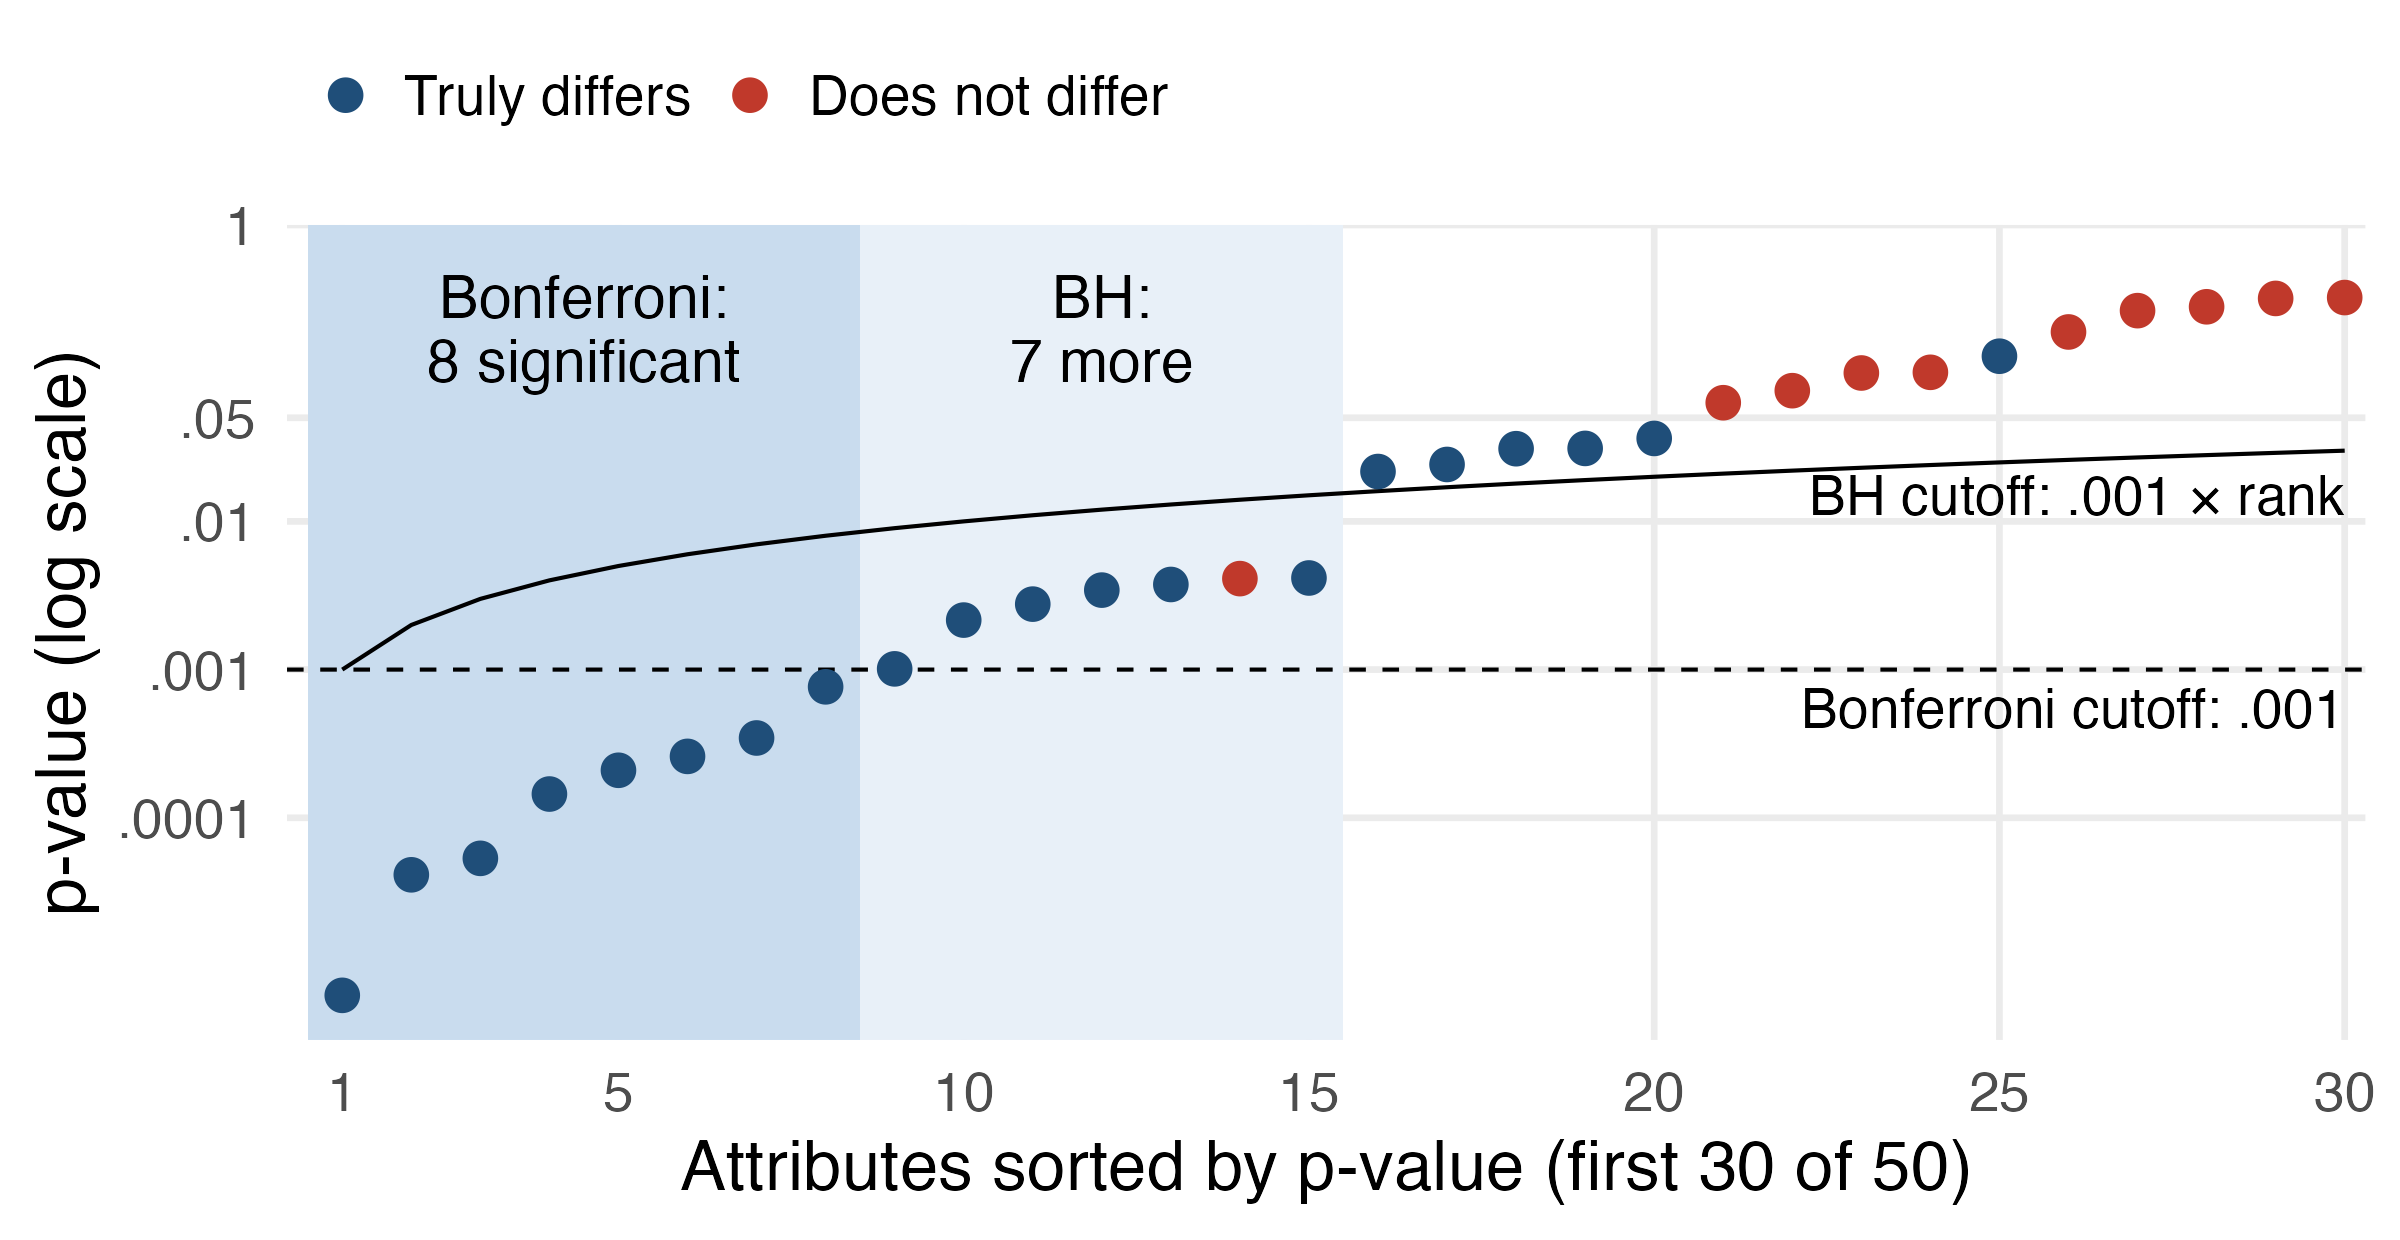

Generate this figure with R:
# One simulated dataset for the FWER vs FDR slides in Lecture 6.
#
# 50 review attributes tested for a difference between verified and unverified reviews.
# 20 truly differ (expected z of 3), 30 do not. The seed is one where both rules declare
# about their average number (Bonferroni 8, Benjamini-Hochberg 15).
#
# Run from this folder: Rscript fwer-fdr.R

library(ggplot2)

set.seed(155)
k <- 50; k1 <- 20; mu <- 3; alpha <- 0.05
z <- c(rnorm(k1, mu), rnorm(k - k1))
d <- data.frame(p = 2 * pnorm(-abs(z)),
                truth = c(rep("Truly differs", k1), rep("Does not differ", k - k1)))
d <- d[order(d$p), ]
d$rank <- seq_len(k)
d$bh_cut <- alpha * d$rank / k

n_bon <- sum(d$p < alpha / k)
n_bh <- max(which(d$p <= d$bh_cut))
cat(sprintf("Bonferroni declares %d significant (false: %d); BH declares %d (false: %d)\n",
            n_bon, sum(d$truth[1:n_bon] == "Does not differ"),
            n_bh, sum(d$truth[1:n_bh] == "Does not differ")))

show <- d[d$rank <= 30, ]
cols <- c("Truly differs" = "#1f4e79", "Does not differ" = "#c0392b")

p <- ggplot(show, aes(rank, p)) +
  annotate("rect", xmin = 0.5, xmax = n_bh + 0.5, ymin = min(show$p) / 2, ymax = 1,
           fill = "#e8f0f8") +
  annotate("rect", xmin = 0.5, xmax = n_bon + 0.5, ymin = min(show$p) / 2, ymax = 1,
           fill = "#c9dcee") +
  annotate("text", x = n_bon / 2 + 0.5, y = 0.2, label = "Bonferroni:\n8 significant",
           size = 7.5, lineheight = 0.9) +
  annotate("text", x = (n_bon + n_bh) / 2 + 0.5, y = 0.2, label = "BH:\n7 more",
           size = 7.5, lineheight = 0.9) +
  geom_hline(yintercept = alpha / k, linetype = "dashed", linewidth = 0.7) +
  geom_line(aes(y = bh_cut), linewidth = 0.7) +
  annotate("text", x = 30, y = alpha / k * 0.55, label = "Bonferroni cutoff: .001",
           hjust = 1, size = 7) +
  annotate("text", x = 30, y = alpha * 30 / k * 0.5, label = "BH cutoff: .001 × rank",
           hjust = 1, size = 7) +
  geom_point(aes(colour = truth), size = 4.5) +
  scale_colour_manual(values = cols, name = NULL, breaks = c("Truly differs", "Does not differ")) +
  scale_y_log10(limits = c(min(show$p) / 2, 1), expand = c(0, 0), breaks = c(1e-6, 1e-4, 1e-3, 1e-2, 0.05, 1),
                labels = c(".000001", ".0001", ".001", ".01", ".05", "1")) +
  scale_x_continuous(breaks = c(1, 5, 10, 15, 20, 25, 30), expand = expansion(add = 0.3)) +
  labs(x = "Attributes sorted by p-value (first 30 of 50)",
       y = "p-value (log scale)") +
  theme_minimal(base_size = 25) +
  theme(panel.grid.minor = element_blank(), legend.position = "top",
        legend.justification = "left")

ggsave("fwer-fdr.png", p, width = 12, height = 6.2, dpi = 200, bg = "white")
